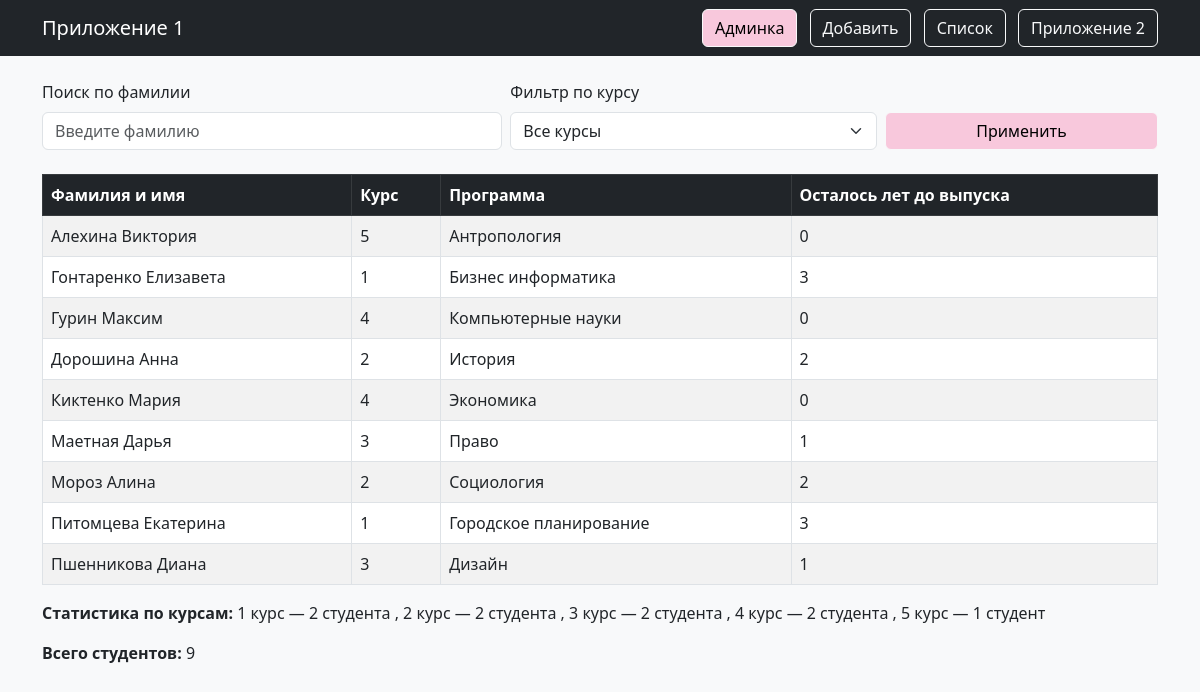
Page /list/ on the committed database.
### students/models.py (models this page shows, shortened)
class Student(models.Model):
    full_name = models.CharField("Фамилия и имя", max_length=100)
    course = models.PositiveIntegerField("Курс", validators=[MaxValueValidator(5)])
    program = models.CharField("Программа", max_length=100)
    class Meta:
        ordering = ['full_name']  # ← сортировка по умолчанию
    @property
    def eta(self):
        return max(0, 4 - self.course)

### students/views.py (the view)
# urls.py: path('list/', student_list, name='student_list'),
def student_list(request):
    query = request.GET.get('q')
    course = request.GET.get('course')
    sort = request.GET.get('sort', 'asc')
    students = Student.objects.all()
    if query:
        students = students.filter(full_name__icontains=query)
    if course:
        students = students.filter(course=course)
    if sort == 'desc':
        students = students.order_by('-full_name')
    else:
        students = students.order_by('full_name')
    total_students = students.count()
    course_stats = (
        Student.objects.values('course')
        .annotate(count=Count('id'))
        .order_by('course')
    )
    return render(request, 'students/student_list.html', {
        'students': students,
        'total_students': total_students,
        'current_sort': sort,
        'course_stats': course_stats,
        'query': query,
    })

### students/templates/students/student_list.html (shortened to what this page needs)
{% extends 'base.html' %}
{% block content %}
<form method="get" class="row g-2 align-items-end mb-4">
    <div class="col-md-5">
        <label class="form-label">Поиск по фамилии</label>
        <input type="text" name="q" class="form-control" placeholder="Введите фамилию"
               value="{{ request.GET.q|default:'' }}">
    </div>
    <div class="col-md-4">
        <label class="form-label">Фильтр по курсу</label>
        <select name="course" class="form-select">
            <option value="">Все курсы</option>
        </select>
    </div>
    <div class="col-md-3">
        <button type="submit" class="btn btn-light w-100" style="background-color: #f8c8dc;">Применить</button>
    </div>
</form>
<div class="table-responsive">
    <table class="table table-striped table-bordered align-middle">
        <thead class="table-dark">
            <tr>
                <th>Фамилия и имя</th>
                <th>Курс</th>
                <th>Программа</th>
                <th>Осталось лет до выпуска</th>
            </tr>
        </thead>
        <tbody>
            {% for student in students %}
            <tr>
                <td>{{ student.full_name }}</td>
                <td>{{ student.course }}</td>
                <td>{{ student.program }}</td>
                <td>{{ student.eta }}</td>
            </tr>
            {% empty %}
            <tr>
                <td colspan="4" class="text-center">Нет студентов</td>
            </tr>
            {% endfor %}
        </tbody>
    </table>
</div>
    <p><strong>Статистика по курсам:</strong>
        {% for stat in course_stats %}
            {{ stat.course }} курс — {{ stat.count }} студент{% if stat.count|pluralize:",a" %}{{ stat.count|pluralize:",a" }}{% endif %}
            {% if not forloop.last %}, {% endif %}
        {% empty %}
            Нет данных
        {% endfor %}
    </p>
    <p><strong>Всего студентов:</strong> {{ total_students }}</p>
{% endblock %}

### rows in the picture
Student: full_name "Алехина Виктория", course "5", program "Антропология", eta "0"
Student: full_name "Гонтаренко Елизавета", course "1", program "Бизнес информатика", eta "3"
Student: full_name "Гурин Максим", course "4", program "Компьютерные науки", eta "0"
Student: full_name "Дорошина Анна", course "2", program "История", eta "2"
Student: full_name "Киктенко Мария", course "4", program "Экономика", eta "0"
Student: full_name "Маетная Дарья", course "3", program "Право", eta "1"
Student: full_name "Мороз Алина", course "2", program "Социология", eta "2"
Student: full_name "Питомцева Екатерина", course "1", program "Городское планирование", eta "3"
Student: full_name "Пшенникова Диана", course "3", program "Дизайн", eta "1"

### other values in the picture
{{ stat.course }} "1" "2" "3" "4" "5"
{{ stat.count }} "2" "2" "2" "2" "1"
{{ total_students }} "9"
